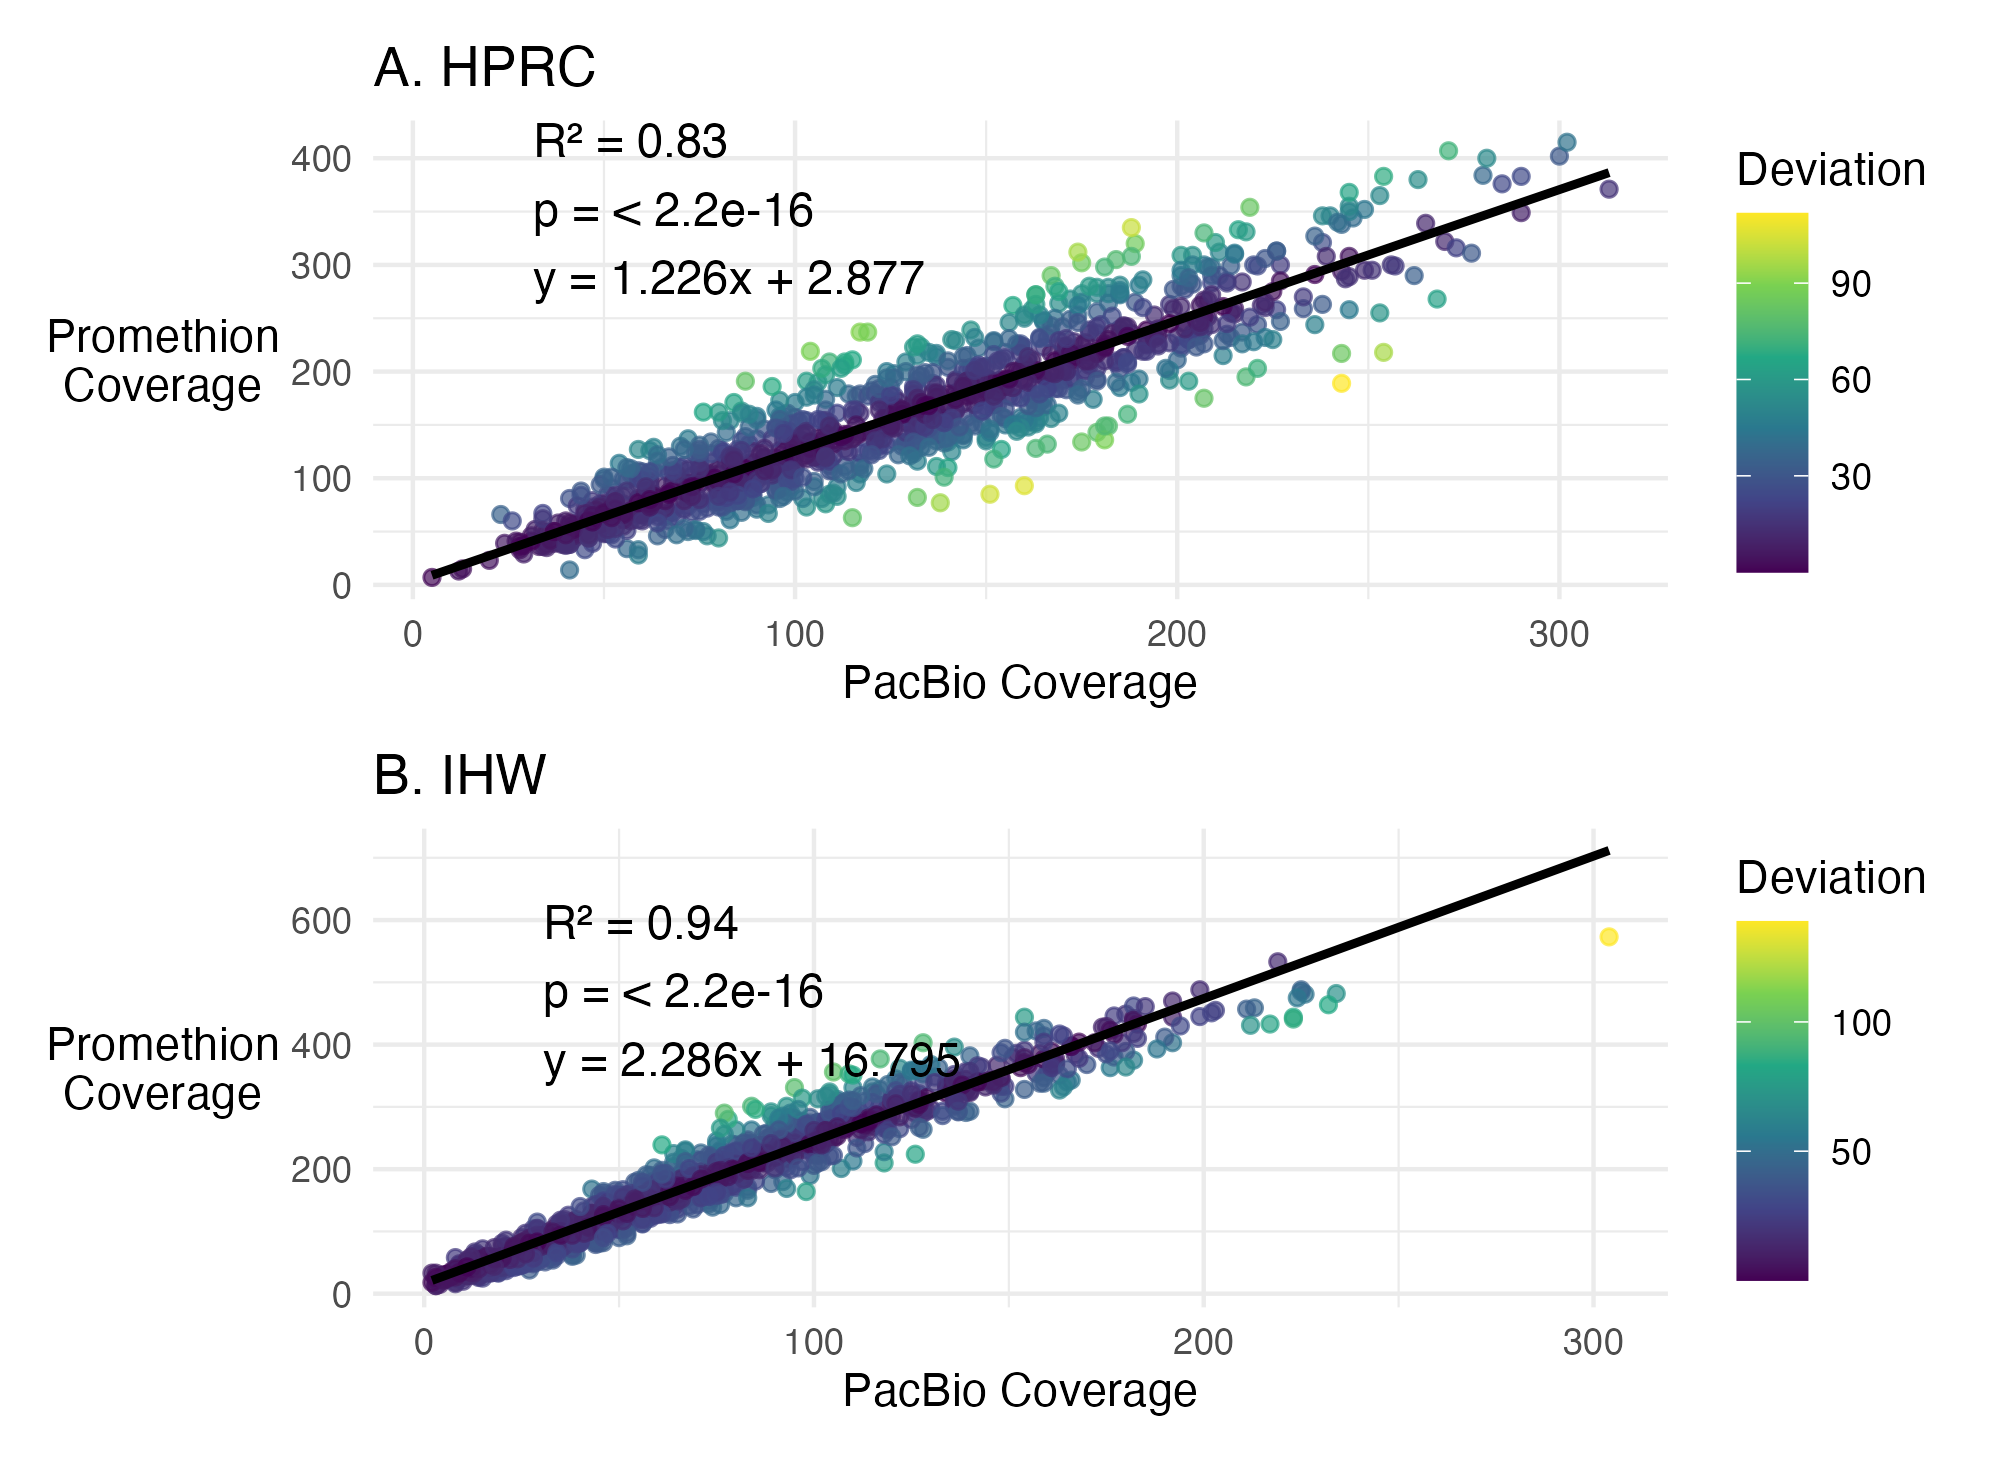

Reproduce this figure in R.
# Load necessary libraries
library(ggplot2)
library(dplyr)
library(tidyr)
library(patchwork)
library(broom) # For extracting p-values
library(viridis) # For color scale

# Set working directory
setwd("/Users/matt/Documents/GitHub/mhc/scripts/visualizations/dotplot/")

# Read the CSV files
pacbio_data <- read.csv("pacbio_genes.csv")
promethion_data <- read.csv("promethion_genes.csv")

# Filter for `mhc_class_region == 3`
pacbio_data <- pacbio_data %>%
  filter(mhc_class_region == 3)

promethion_data <- promethion_data %>%
  filter(mhc_class_region == 3)

# Reshape the data to long format
pacbio_long <- pacbio_data %>%
  pivot_longer(
    cols = where(is.numeric), # Pivot only numeric columns (coverage values)
    names_to = "sample",
    values_to = "pacbio_coverage"
  )

promethion_long <- promethion_data %>%
  pivot_longer(
    cols = where(is.numeric), # Pivot only numeric columns (coverage values)
    names_to = "sample",
    values_to = "promethion_coverage"
  )

# Merge the datasets
merged_data <- pacbio_long %>%
  inner_join(promethion_long, by = c("gene_name", "sample"))

# Define HPRC and IHW samples
hprc_samples <- c("HG002", "HG003", "HG004", "HG005", "HG01106", "HG01258", 
                  "HG01928", "HG02055", "HG02630", "HG03492", "HG03579", 
                  "NA19240", "NA20129", "NA21309", "NA24694", "NA24695")
ihw_samples <- c("IHW09021", "IHW09049", "IHW09071", "IHW09117", "IHW09118", 
                 "IHW09122", "IHW09125", "IHW09175", "IHW09198", "IHW09200", 
                 "IHW09224", "IHW09245", "IHW09251", "IHW09359", "IHW09364", 
                 "IHW09409")

# Filter the data for HPRC and IHW samples
hprc_data <- merged_data %>%
  filter(sample %in% hprc_samples)

ihw_data <- merged_data %>%
  filter(sample %in% ihw_samples)

# Function to compute regression stats and equation
compute_stats <- function(data) {
  model <- lm(promethion_coverage ~ pacbio_coverage, data = data)
  stats <- summary(model)
  intercept <- coef(model)[1]
  slope <- coef(model)[2]
  r_squared <- stats$r.squared
  p_value <- coef(summary(model))["pacbio_coverage", "Pr(>|t|)"]
  equation <- paste0("y = ", round(slope, 3), "x + ", round(intercept, 3))
  list(r_squared = r_squared, p_value = p_value, equation = equation)
}

# Add residuals to the dataset
add_residuals <- function(data) {
  model <- lm(promethion_coverage ~ pacbio_coverage, data = data)
  data <- data %>%
    mutate(
      predicted = predict(model, newdata = data),
      residual = promethion_coverage - predicted
    )
  return(data)
}

# Compute stats and add residuals for HPRC and IHW datasets
hprc_stats <- compute_stats(hprc_data)
ihw_stats <- compute_stats(ihw_data)
hprc_data <- add_residuals(hprc_data)
ihw_data <- add_residuals(ihw_data)

# Format p-values properly
format_pval <- function(p_value) {
  if (p_value < .Machine$double.eps) {
    return("< 2.2e-16") # Smallest value R can reliably compute
  } else {
    return(format.pval(p_value, scientific = TRUE, digits = 3))
  }
}

# Create scatter plots with regression equation and residual-based color
plot_hprc <- ggplot(hprc_data, aes(x = pacbio_coverage, y = promethion_coverage)) +
  geom_point(aes(color = abs(residual)), alpha = 0.7) +
  geom_smooth(method = "lm", color = "black", se = FALSE) +
  annotate(
    "text",
    x = 0.1 * max(hprc_data$pacbio_coverage, na.rm = TRUE),
    y = 0.85 * max(hprc_data$promethion_coverage, na.rm = TRUE),
    label = paste0("R² = ", round(hprc_stats$r_squared, 2), "\n",
                   "p = ", format_pval(hprc_stats$p_value), "\n",
                   hprc_stats$equation),
    hjust = 0, color = "black", size = 4
  ) +
  scale_color_viridis_c(name = "Deviation") +
  labs(
    title = "A. HPRC",
    x = "PacBio Coverage",
    y = "Promethion\nCoverage"
  ) +
  theme_minimal() +
  theme(
    axis.title.y = element_text(angle = 0, vjust = 0.5)
  )

plot_ihw <- ggplot(ihw_data, aes(x = pacbio_coverage, y = promethion_coverage)) +
  geom_point(aes(color = abs(residual)), alpha = 0.7) +
  geom_smooth(method = "lm", color = "black", se = FALSE) +
  annotate(
    "text",
    x = 0.1 * max(ihw_data$pacbio_coverage, na.rm = TRUE),
    y = 0.85 * max(ihw_data$promethion_coverage, na.rm = TRUE),
    label = paste0("R² = ", round(ihw_stats$r_squared, 2), "\n",
                   "p = ", format_pval(ihw_stats$p_value), "\n",
                   ihw_stats$equation),
    hjust = 0, color = "black", size = 4
  ) +
  scale_color_viridis_c(name = "Deviation") +
  labs(
    title = "B. IHW",
    x = "PacBio Coverage",
    y = "Promethion\nCoverage"
  ) +
  theme_minimal() +
  theme(
    axis.title.y = element_text(angle = 0, vjust = 0.5)
  )

# Combine the two plots using patchwork
combined_plot <- plot_hprc + plot_ihw + plot_layout(ncol = 1)

# Print the combined plot
print(combined_plot)


ggsave(filename = "dotplot_classIII.pdf", plot = combined_plot, width=169, units = "mm")
ggsave(filename = "dotplot_classIII.png", plot = combined_plot, width=169, units = "mm")

